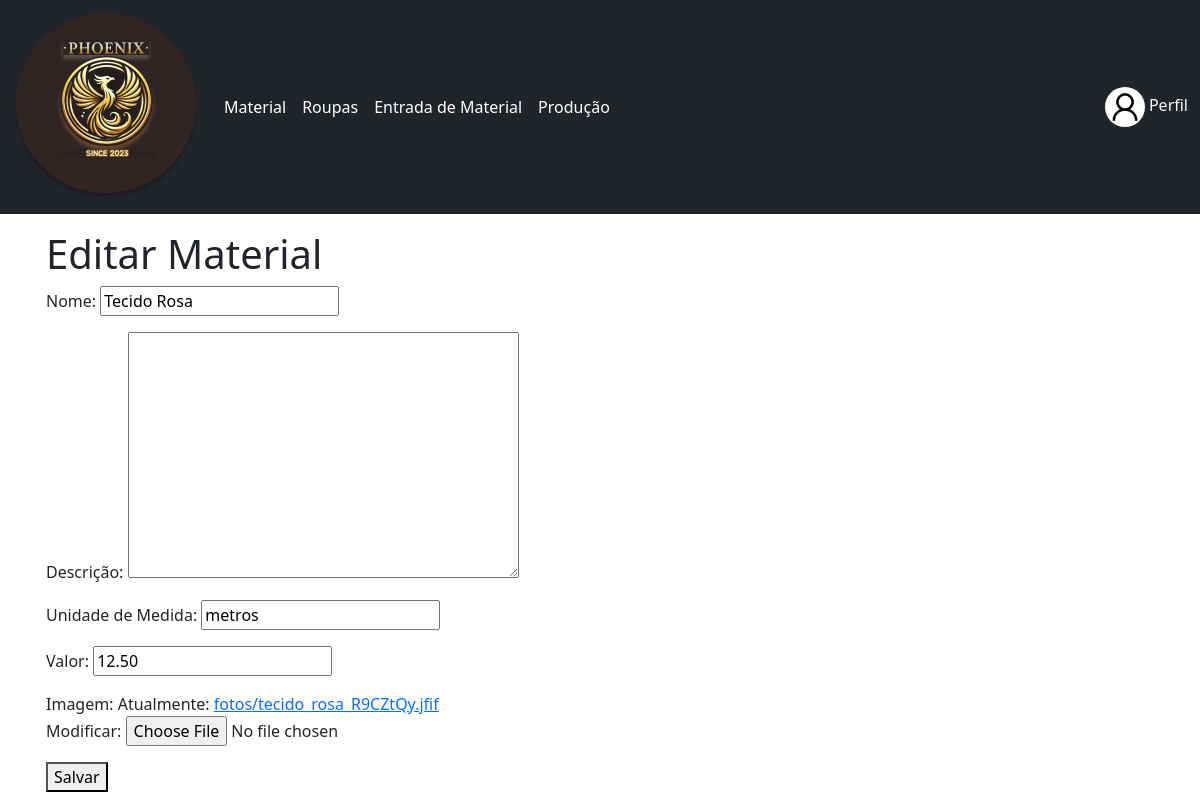
Page /materiais/10/edit/ (signed in) on the committed database.
### usuario/models.py (models this page shows, shortened)
class CustomUser(AbstractUser):
    linguagem = [
        ('pt-br', 'Português - Brasil'),
        ('eng', 'Inglês (Indisponível)')
    ]
    cpf = models.CharField(max_length=11, unique=True, verbose_name="CPF")
    profile_picture = models.ImageField(upload_to='profile_pictures/', blank=True, null=True)
    idioma = models.CharField(verbose_name="Idioma", null=False, blank=False,  choices=linguagem, default='pt-br', max_length=7)

### material/models.py (models this page shows, shortened)
class Material(models.Model):
    nome = models.CharField(verbose_name="Nome", max_length=100, null=False, blank=False)
    descricao = models.TextField(verbose_name="Descrição", null=True, blank=True)
    unid_medida = models.CharField(verbose_name="Unidade de Medida", max_length=30, null=False, blank=True)
    valor = models.DecimalField(verbose_name="Valor", null=False, blank=False, max_digits=10, decimal_places=2)
    imagem = models.ImageField(upload_to="fotos/")

### material/views.py (the view)
# urls.py: path('<int:pk>/edit/', MaterialUpdateView.as_view(), name='material_update'),
class MaterialUpdateView(LoginRequiredMixin, UpdateView):
    model = Material
    form_class = MaterialForm
    template_name = 'material_form.html'
    success_url = reverse_lazy('material_list')

### material/forms.py
class MaterialForm(forms.ModelForm):
    class Meta:
        model = Material
        fields = '__all__'

### material/templates/material_form.html (shortened to what this page needs)
{% extends 'base.html' %}
{% block content %}
<h1>{% if form.instance.pk %}Editar{% else %}Adicionar{% endif %} Material</h1>
<form method="post" enctype="multipart/form-data">
    {{ form.as_p }}
    <button type="submit">Salvar</button>
</form>
{% endblock %}

### dashboard/templates/base.html (shortened to what this page needs)
<!DOCTYPE html>
<html lang="pt-br">
<head>
    <link href="https://cdn.jsdelivr.net/npm/bootstrap@5.3.3/dist/css/bootstrap.min.css" rel="stylesheet">
    {%load static%}
</head>
<body>
    <nav class="navbar navbar-expand-lg navbar-dark bg-dark">
        <div class="container-fluid">
            <a class="navbar-brand" href="{% url 'dashboard' %}">
                <img src="{% static 'imagens/logo.png' %}" alt="Phoenix">
            </a>
            <div class="collapse navbar-collapse" id="navbarNav">
                <ul class="navbar-nav">
                    <li class="nav-item">
                        <a class="nav-link active" aria-current="page" href="{% url 'material_list' %}">Material</a></li>
                    <li> <a class="nav-link active" aria-current="page" href="{% url 'roupa_list' %}">Roupas</a></li>
                    <li> <a class="nav-link active" aria-current="page" href="{% url 'movimentacao_list' %}">Entrada de Material</a></li>
                    <li> <a class="nav-link active" aria-current="page" href="{% url 'producao_list' %}">Produção</a></li>
                    </ul>
                    <span class="ms-auto">
                    {% if user.is_authenticated %}
                    <span class="navbar-text ms-auto">
                        {% if user.profile_picture %}
                        <img src="{{ user.profile_picture.url }}" alt="Foto de Perfil" class="rounded-circle" style="width: 40px; height: 40px;">
                        {% else %}
                        <img src="{% static 'imagens/default_profile.png' %}" alt="Foto Padrão" class="rounded-circle" style="width: 40px; height: 40px;">
                        {% endif %}
                        <a class="nav-link d-inline-block link-light" href="{% url 'profile' %}">Perfil</a>
                    </span>
                    {% endif %}
                </span>
            </div>
        </div>
    </nav>
    <div class="container py-3 px-3">
        {% block content %}
        {% endblock %}
    </div>
</body>
</html>

### rows in the picture
CustomUser: profile_picture (picture)
Material: nome "Tecido Rosa", unid_medida "metros", valor "12.50"
